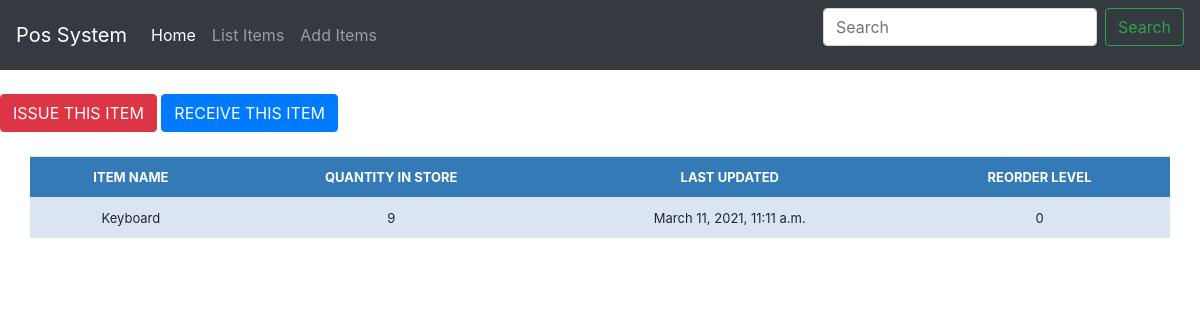
The app's page /stock_detail/1/ with its own data.
### Management/models.py (models this page shows, shortened)
class Stock(models.Model):
	category = models.category = models.ForeignKey(Category, on_delete=models.CASCADE)
	item_name = models.CharField(max_length=50, blank=False, null=True)
	quantity = models.IntegerField(default='0', blank=False, null=True)
	receive_quantity = models.IntegerField(default='0', blank=True, null=True)
	receive_by = models.CharField(max_length=50, blank=True, null=True)
	issue_quantity = models.IntegerField(default='0', blank=True, null=True)
	issue_by = models.CharField(max_length=50, blank=True, null=True)
	issue_to = models.CharField(max_length=50, blank=True, null=True)
	phone_number = models.CharField(max_length=50, blank=True, null=True)
	created_by = models.CharField(max_length=50, blank=True, null=True)
	reorder_level = models.IntegerField(default='0', blank=True, null=True)
	last_updated = models.DateTimeField(auto_now_add=False, auto_now=True)
	timestamp = models.DateTimeField(auto_now_add=True, auto_now=False)
	export_to_CSV = models.BooleanField(default=False)

### Management/views.py (the view)
# urls.py: path('stock_detail/<str:pk>/', views.stock_detail, name="stock_detail"),
def stock_detail(request, pk):
	queryset = Stock.objects.get(id=pk)
	context = {
		"queryset": queryset,
	}
	return render(request, "Management/stock_detail.html", context)

### Management/templates/Management/stock_detail.html (shortened to what this page needs)
{% extends 'Management/base.html' %}
{% load static %}
{% load bootstrap4 %}
{% block content %}
<link href="{% static 'css/Management.css' %} rel="stylesheet"">
<a href="{% url 'issue_items' queryset.id %}"><div class='btn btn-danger'>ISSUE THIS ITEM</div></a>
<a href="{% url 'receive_items' queryset.id %}"><div class='btn btn-primary'>RECEIVE THIS ITEM</div></a>
        <br><br>
        <div class="display_table">
          <table class='table'>
                  <tr>
                    <th>ITEM NAME</th>
                    <th>QUANTITY IN STORE</th>
                    <th>LAST UPDATED</th>
                    <th>REORDER LEVEL</th>
                  </tr>
                  <tr>
                    <td>{{queryset.item_name}}</td>
                    <td>{{queryset.quantity}}</td>
                    <td>{{queryset.timestamp}}</td>
                    <td>{{queryset.reorder_level}}</td>
                  </tr>
          </table>
        </div>
{%endblock%}

### static/css/Management.css (style rules this page uses)
body { min-height: 75rem; }
.table { font-size: 13px; text-align: center; width: 95%; margin: auto; }
.table tr:nth-child(odd) { background: #B8CAE4 }
.table tr:nth-child(even) { background: #dae5f4 }
th { background-color: #337ab7; color: white; }

### records on screen
Stock: item_name "Keyboard", quantity "9", timestamp "March 11, 2021, 11:11 a.m.", reorder_level "0"
